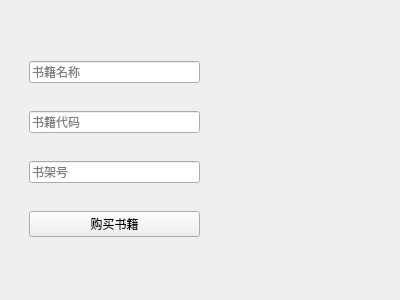
<?xml version="1.0" encoding="UTF-8"?>
<ui version="4.0">
 <class>Form</class>
 <widget class="QWidget" name="Form">
  <property name="geometry">
   <rect>
    <x>0</x>
    <y>0</y>
    <width>400</width>
    <height>300</height>
   </rect>
  </property>
  <property name="windowTitle">
   <string>购买书籍</string>
  </property>
  <widget class="QWidget" name="verticalLayoutWidget">
   <property name="geometry">
    <rect>
     <x>29</x>
     <y>39</y>
     <width>171</width>
     <height>221</height>
    </rect>
   </property>
   <layout class="QVBoxLayout" name="verticalLayout">
    <item>
     <widget class="QLineEdit" name="lineEdit_2">
      <property name="placeholderText">
       <string>书籍名称</string>
      </property>
     </widget>
    </item>
    <item>
     <widget class="QLineEdit" name="lineEdit_3">
      <property name="placeholderText">
       <string>书籍代码</string>
      </property>
     </widget>
    </item>
    <item>
     <widget class="QLineEdit" name="lineEdit">
      <property name="placeholderText">
       <string>书架号</string>
      </property>
     </widget>
    </item>
    <item>
     <widget class="QPushButton" name="pushButton">
      <property name="text">
       <string>购买书籍</string>
      </property>
     </widget>
    </item>
   </layout>
  </widget>
  <widget class="QWidget" name="verticalLayoutWidget_2">
   <property name="geometry">
    <rect>
     <x>230</x>
     <y>39</y>
     <width>141</width>
     <height>221</height>
    </rect>
   </property>
   <layout class="QVBoxLayout" name="verticalLayout_2">
    <item>
     <widget class="QLabel" name="label">
      <property name="styleSheet">
       <string notr="true">border-image: url(:/picture/HIT_picture(11).jpg);</string>
      </property>
      <property name="text">
       <string/>
      </property>
     </widget>
    </item>
   </layout>
  </widget>
 </widget>
 <resources>
  <include location="../picture/picture.qrc"/>
 </resources>
 <connections/>
</ui>
